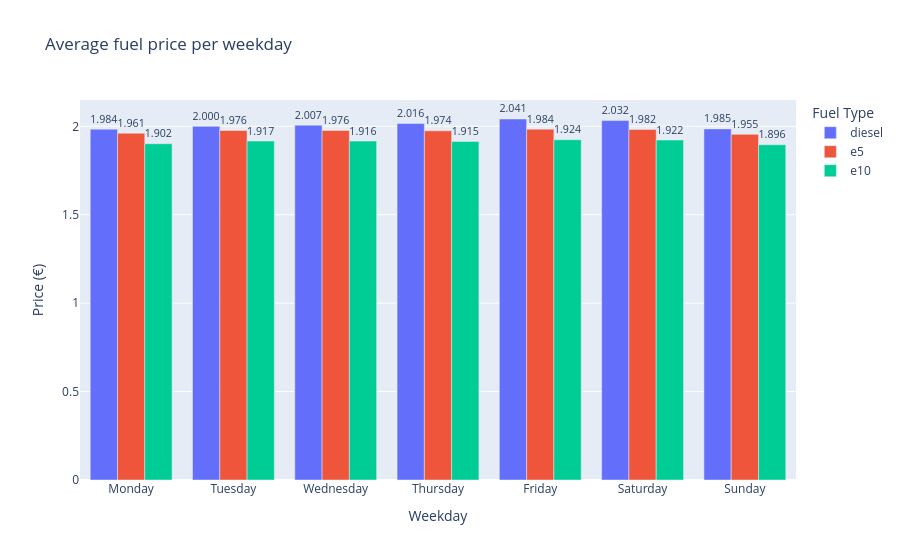

Here is the notebook cell this chart was saved with:
### Code cell
df_filled['weekday'] = pd.to_datetime(df_filled['retrieval_date']).dt.day_name()
df_filled['weekday_num'] = pd.to_datetime(df_filled['retrieval_date']).dt.dayofweek  # 0=Montag, 6=Sonntag

# checking if weekdays are correct
df_filled[['retrieval_date', 'weekday', 'weekday_num']].drop_duplicates().sort_values('retrieval_date').head(10)


df_weekday = df_filled.groupby(['weekday_num', 'weekday'])[['diesel', 'e5', 'e10']].mean().reset_index()
df_weekday = df_weekday.sort_values('weekday_num').reset_index(drop=True)

fig = px.bar(
    df_weekday,
    x='weekday',
    y=['diesel', 'e5', 'e10'],
    barmode='group',
    title='Average fuel price per weekday',
    labels={'weekday': 'Weekday', 'value': 'Price (€)', 'variable': 'Fuel Type'},
    text_auto='.3f'  # 3 Nachkommastellen direkt auf den Balken
)

fig.update_traces(textposition='outside')
fig.show()
fig.write_image("assets/preisprowochentag.png", width=1668, height=450)

### Figure 1 — Plotly figure (JSON) as saved in the notebook; plotly's stock layout.template omitted (floating-point values rounded to 4 significant figures)
{"data": [{"alignmentgroup": "True", "hovertemplate": "Fuel Type=diesel<br>Weekday=%{x}<br>Price (€)=%{y}<extra></extra>", "legendgroup": "diesel", "marker": {"color": "#636efa", "pattern": {"shape": ""}}, "name": "diesel", "offsetgroup": "diesel", "orientation": "v", "showlegend": true, "textposition": "outside", "texttemplate": "%{y:.3f}", "type": "bar", "x": ["Monday", "Tuesday", "Wednesday", "Thursday", "Friday", "Saturday", "Sunday"], "xaxis": "x", "y": [1.984, 2.0, 2.007, 2.016, 2.041, 2.032, 1.985], "yaxis": "y"}, {"alignmentgroup": "True", "hovertemplate": "Fuel Type=e5<br>Weekday=%{x}<br>Price (€)=%{y}<extra></extra>", "legendgroup": "e5", "marker": {"color": "#EF553B", "pattern": {"shape": ""}}, "name": "e5", "offsetgroup": "e5", "orientation": "v", "showlegend": true, "textposition": "outside", "texttemplate": "%{y:.3f}", "type": "bar", "x": ["Monday", "Tuesday", "Wednesday", "Thursday", "Friday", "Saturday", "Sunday"], "xaxis": "x", "y": [1.961, 1.976, 1.976, 1.974, 1.984, 1.982, 1.955], "yaxis": "y"}, {"alignmentgroup": "True", "hovertemplate": "Fuel Type=e10<br>Weekday=%{x}<br>Price (€)=%{y}<extra></extra>", "legendgroup": "e10", "marker": {"color": "#00cc96", "pattern": {"shape": ""}}, "name": "e10", "offsetgroup": "e10", "orientation": "v", "showlegend": true, "textposition": "outside", "texttemplate": "%{y:.3f}", "type": "bar", "x": ["Monday", "Tuesday", "Wednesday", "Thursday", "Friday", "Saturday", "Sunday"], "xaxis": "x", "y": [1.902, 1.917, 1.916, 1.915, 1.924, 1.922, 1.896], "yaxis": "y"}], "layout": {"barmode": "group", "legend": {"title": {"text": "Fuel Type"}, "tracegroupgap": 0}, "title": {"text": "Average fuel price per weekday"}, "xaxis": {"anchor": "y", "domain": [0, 1], "title": {"text": "Weekday"}}, "yaxis": {"anchor": "x", "domain": [0, 1], "title": {"text": "Price (€)"}}}}
